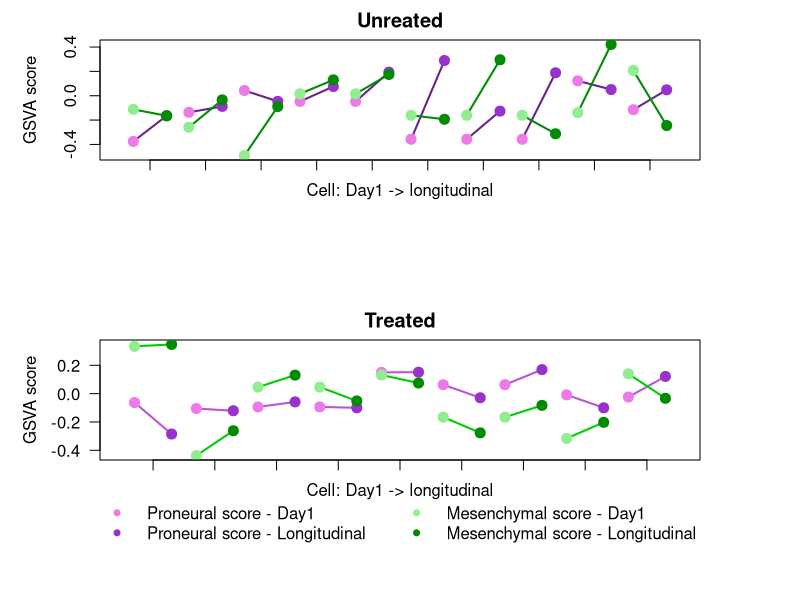

Write the R code that produced this figure.
library(tidyr)

wang<-read.table('wang/gsva_paired_results.txt',header=T)
wang_tr<-wang[wang$category=='L_T',]
wang_un<-wang[wang$category=='L_U',]
wang_tr<-pivot_wider(wang_tr, names_from = c('time','end'), values_from = 'GSVA_score')
wang_un<-pivot_wider(wang_un, names_from = c('time','end'), values_from = 'GSVA_score')


start_pro_tr <- wang_tr$initial_Pro
end_pro_tr <- wang_tr$longitudinal_Pro
start_mes_tr <- wang_tr$initial_Mes
end_mes_tr <- wang_tr$longitudinal_Mes
samples_tr <- wang_tr$sample
start_pro_un <- wang_un$initial_Pro
end_pro_un <- wang_un$longitudinal_Pro
start_mes_un <- wang_un$initial_Mes
end_mes_un <- wang_un$longitudinal_Mes
samples_un <- wang_un$sample

pdf("seurat/gsva_wang.pdf", width=8, height=8)
# Plotting the lines
par(mfrow = c(2, 1))
# par( mai = c(0.3, 1, 1, 1))
par(mar=c(7,5,2,5))
plot(x = 1:length(samples_un), y = start_pro_un, xlab = "", ylab = "", 
     type = "n", xlim = c(0.5, length(samples_un) + 0.5), ylim = range(c(start_pro_un, end_pro_un,start_mes_un, end_mes_un)), xaxt = "n")
segments(x0 = 1:length(samples_un)-0.3, y0 = start_pro_un, x1 = 1:length(samples_un)+0.3, y1 = end_pro_un, 
         col = "darkorchid4", lwd = 2)
segments(x0 = 1:length(samples_un)-0.3, y0 = start_mes_un, x1 = 1:length(samples_un)+0.3, y1 = end_mes_un, 
         col = "green4", lwd = 2)
         
points(x = 1:length(samples_un)-0.3, y = start_pro_un, pch = 20, col = "orchid2", cex = 2)
points(x = 1:length(samples_un)+0.3, y = end_pro_un, pch = 20, col = "darkorchid", cex = 2)
points(x = 1:length(samples_un)-0.3, y = start_mes_un, pch = 20, col = "palegreen2", cex = 2)
points(x = 1:length(samples_un)+0.3, y = end_mes_un, pch = 20, col = "green4", cex = 2)

title(xlab = "Cell: Day1 -> longitudinal", mgp = c(1, 1, 0))
title(ylab = "GSVA score", mgp = c(3, 1, 0))
axis(side = 1, at = c(1:length(samples_un)), labels=rep("", length(samples_un)), tick=TRUE)

# axis(side = 1, at = sort(c(1:length(samples_un)-0.3,1:length(samples_un)+0.3)), labels = rep(c('initial', 'longitudinal'), times = length(samples_tr)), tick = TRUE, padj = 0.3,las=2)
title('Unreated')
# par( mai = c(0.3, 1, 1, 1))
par(mar=c(7,5,2,5))

plot(x = 1:length(samples_tr), y = start_pro_tr, xlab = "", ylab = "", 
     type = "n", xlim = c(0.5, length(samples_tr) + 0.5), ylim = range(c(start_pro_tr, end_pro_tr,start_mes_tr, end_mes_tr)), xaxt = "n",las=2)
segments(x0 = 1:length(samples_tr)-0.3, y0 = start_pro_tr, x1 = 1:length(samples_tr)+0.3, y1 = end_pro_tr, 
         col = "mediumorchid", lwd = 2)
segments(x0 = 1:length(samples_tr)-0.3, y0 = start_mes_tr, x1 = 1:length(samples_tr)+0.3, y1 = end_mes_tr, 
         col = "green3", lwd = 2)
points(x = 1:length(samples_tr)-0.3, y = start_pro_tr, pch = 20, col = "orchid2", cex = 2)
points(x = 1:length(samples_tr)+0.3, y = end_pro_tr, pch = 20, col = "darkorchid", cex = 2)
points(x = 1:length(samples_tr)-0.3, y = start_mes_tr, pch = 20, col = "palegreen2", cex = 2)
points(x = 1:length(samples_tr)+0.3, y = end_mes_tr, pch = 20, col = "green4", cex = 2)
axis(side = 1, at = c(1:length(samples_tr)), labels=rep("", length(samples_tr)), tick=TRUE)

legend( x=0.1, y=-0.7,xpd=TRUE, bty="n",ncol=2,lty="blank",legend = c("Proneural score - Day1", "Proneural score - Longitudinal", "Mesenchymal score - Day1", "Mesenchymal score - Longitudinal"), 
       pch=c(20,20,20,20),col = c("orchid2", "darkorchid","palegreen2", "green4"), lwd = 2)

# axis(side = 1, at = sort(c(1:length(samples_un)-0.3,1:length(samples_un)+0.3)),labels = rep(c('initial', 'longitudinal'), times = length(samples_un)), tick = TRUE, padj = 0.3,las=2)
title(xlab = "Cell: Day1 -> longitudinal", mgp = c(1, 1, 0))
title(ylab = "GSVA score", mgp = c(3, 1, 0))
title('Treated')

dev.off()
